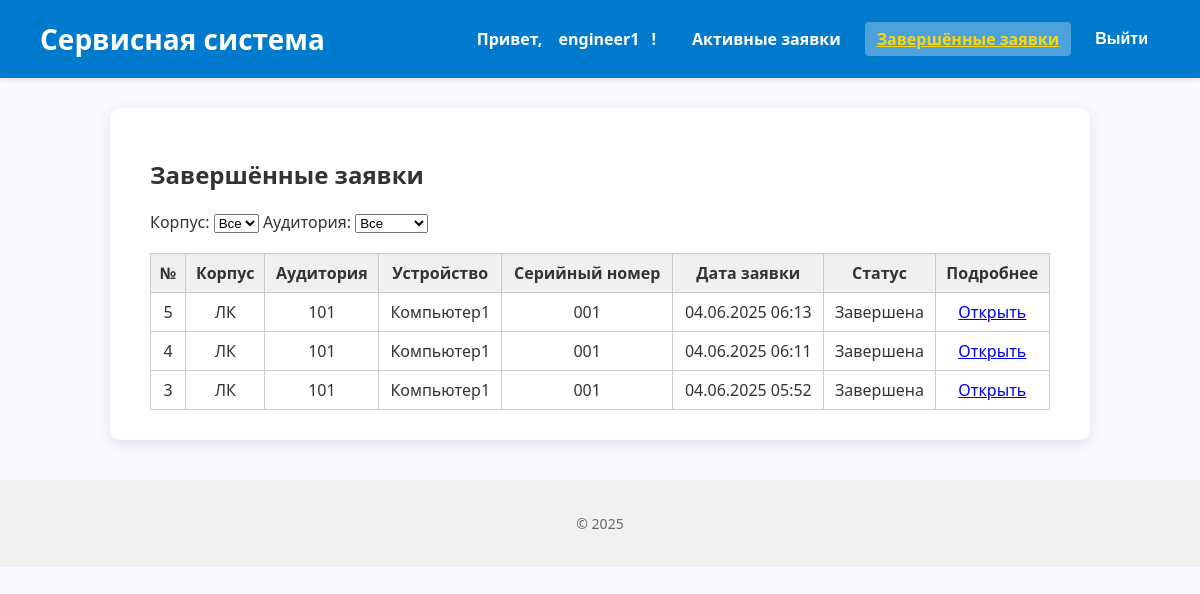
The app's page /completed-requests/ (signed in), older data.
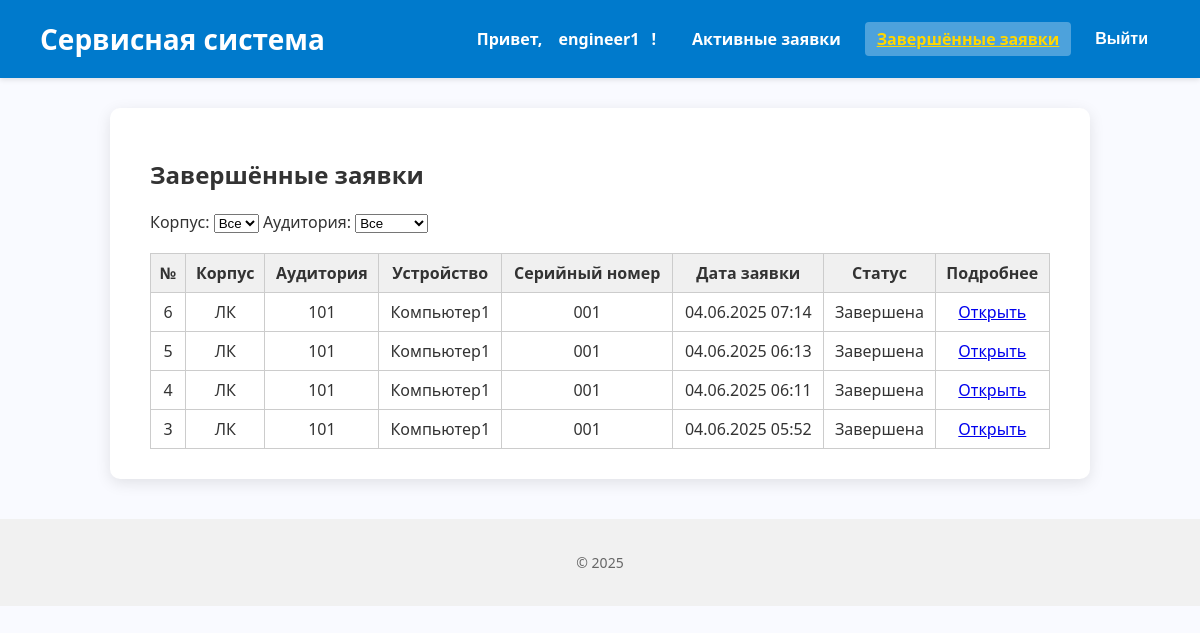
The same page, newer data.
### core/models.py (models this page shows, shortened)
class ServiceRequest(models.Model):
    device = models.ForeignKey(Device, on_delete=models.CASCADE, related_name='service_requests', verbose_name="Устройство")
    created_by = models.ForeignKey(
        settings.AUTH_USER_MODEL, on_delete=models.SET_NULL,
        null=True, related_name='requests_created', verbose_name="Создал"
    )
    assigned_engineer = models.ForeignKey(
        settings.AUTH_USER_MODEL, on_delete=models.SET_NULL,
        null=True, blank=True, related_name='assigned_requests', verbose_name="Инженер"
    )
    created_at = models.DateTimeField("Дата создания", auto_now_add=True)
    description = models.TextField("Описание проблемы")
    is_completed = models.BooleanField("Завершено", default=False)
    requires_replacement = models.BooleanField("Требуется замена", default=False)
    is_paused = models.BooleanField("Приостановлена (ожидание замены)", default=False)
    replacement_requested = models.BooleanField("Запрос на замену оборудования", default=False)
    class Meta:
        verbose_name = "Заявка на обслуживание"
        verbose_name_plural = "Заявки на обслуживание"
    @property
    def status(self):
        if self.is_completed:
            return "Завершена"
        if self.is_paused:
            return "Приостановлена (ожидание замены)"
        return "В процессе"

class Device(models.Model):
    cabinet = models.ForeignKey(Cabinet, on_delete=models.CASCADE, related_name='devices', verbose_name="Кабинет")
    name = models.CharField("Название устройства", max_length=100)
    serial_number = models.CharField("Серийный номер", max_length=100, unique=True)
    purchase_date = models.DateField("Дата покупки")
    cost = models.DecimalField("Стоимость", max_digits=10, decimal_places=2)
    class Meta:
        verbose_name = "Устройство"
        verbose_name_plural = "Устройства"

class Cabinet(models.Model):
    number = models.CharField("Номер кабинета", max_length=10)
    building = models.CharField("Корпус", max_length=50)
    class Meta:
        verbose_name = "Кабинет"
        verbose_name_plural = "Кабинеты"

### core/views.py (the view)
# urls.py: path('completed-requests/', views.completed_requests, name='completed_requests'),
@login_required
@engineer_required
def completed_requests(request):
    qs = ServiceRequest.objects.filter(
        assigned_engineer=request.user,
        is_completed=True
    ).select_related('device__cabinet')
    building = request.GET.get('building')
    cabinet_id = request.GET.get('cabinet')
    if building:
        qs = qs.filter(device__cabinet__building=building)
    if cabinet_id:
        qs = qs.filter(device__cabinet__id=cabinet_id)
    buildings = Cabinet.objects.values_list('building', flat=True).distinct()
    cabinets = Cabinet.objects.all()
    return render(request, 'engineer/completed_requests.html', {
        'requests': qs.order_by('-created_at'),
        'buildings': buildings,
        'cabinets': cabinets,
        'selected_building': building,
        'selected_cabinet': cabinet_id,
    })

### core/templates/engineer/completed_requests.html (shortened to what this page needs)
{% extends 'base.html' %}
{% block content %}
<h2>Завершённые заявки</h2>
<form method="get" action="" style="margin-bottom: 20px;">
  <label for="building">Корпус:</label>
  <select name="building" id="building" onchange="this.form.submit()">
    <option value="">Все</option>
  </select>
  <label for="cabinet">Аудитория:</label>
  <select name="cabinet" id="cabinet" onchange="this.form.submit()">
    <option value="">Все</option>
  </select>
</form>
{% if requests %}
<table style="width: 100%; border-collapse: collapse;">
  <thead style="background-color: #f0f0f0;">
    <tr>
      <th style="border: 1px solid #ccc; padding: 8px; text-align: center;">№</th>
      <th style="border: 1px solid #ccc; padding: 8px; text-align: center;">Корпус</th>
      <th style="border: 1px solid #ccc; padding: 8px; text-align: center;">Аудитория</th>
      <th style="border: 1px solid #ccc; padding: 8px; text-align: center;">Устройство</th>
      <th style="border: 1px solid #ccc; padding: 8px; text-align: center;">Серийный номер</th>
      <th style="border: 1px solid #ccc; padding: 8px; text-align: center;">Дата заявки</th>
      <th style="border: 1px solid #ccc; padding: 8px; text-align: center;">Статус</th>
      <th style="border: 1px solid #ccc; padding: 8px; text-align: center;">Подробнее</th>
    </tr>
  </thead>
  <tbody>
    {% for req in requests %}
    <tr>
      <td style="border: 1px solid #ccc; padding: 8px; text-align: center;">{{ req.id }}</td>
      <td style="border: 1px solid #ccc; padding: 8px; text-align: center;">{{ req.device.cabinet.building }}</td>
      <td style="border: 1px solid #ccc; padding: 8px; text-align: center;">{{ req.device.cabinet.number }}</td>
      <td style="border: 1px solid #ccc; padding: 8px; text-align: center;">{{ req.device.name }}</td>
      <td style="border: 1px solid #ccc; padding: 8px; text-align: center;">{{ req.device.serial_number }}</td>
      <td style="border: 1px solid #ccc; padding: 8px; text-align: center;">{{ req.created_at|date:"d.m.Y H:i" }}</td>
      <td style="border: 1px solid #ccc; padding: 8px; text-align: center;">{{ req.status }}</td>
      <td style="border: 1px solid #ccc; padding: 8px; text-align: center;">
        <a href="{% url 'engineer_request_detail' req.id %}">Открыть</a>
      </td>
    </tr>
    {% endfor %}
  </tbody>
</table>
{% else %}
  <p>Нет завершённых заявок.</p>
{% endif %}
{% endblock %}

Row changes from the older to the newer data that the page shows:
now on this page (row edited): ServiceRequest: id "6", device.cabinet.building "ЛК", device.cabinet.number "101", device.name "Компьютер1", device.serial_number "001", created_at "04.06.2025 07:14", status "Завершена"
